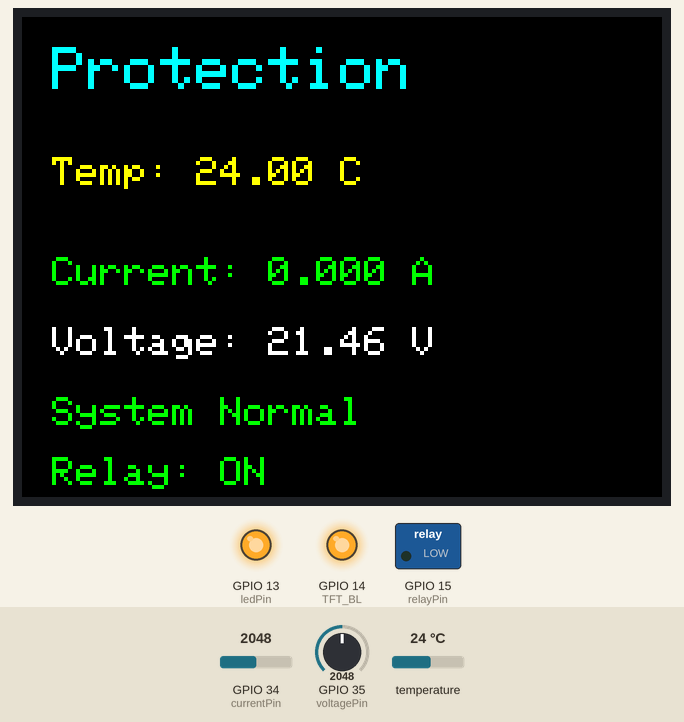
Bench run of a sketch on a simulated ESP32. Shown: 320×240 colour display, switched loads named in the sketch (green lamp = pin HIGH), output pins drawn as LEDs (lit = HIGH). Inputs (shaded band) come from the test bench; at power-on: temperature 24 °C, GPIO 34 (currentPin) = 2048, GPIO 35 (voltagePin) = 2048. WiFi joins after 1.5 s; servers stay silent unless stated; what the sketch prints to the serial monitor is not drawn.

Above: at 8.6 s.
8.7 s: temperature set to 27.6 °C
At 10.8 s:
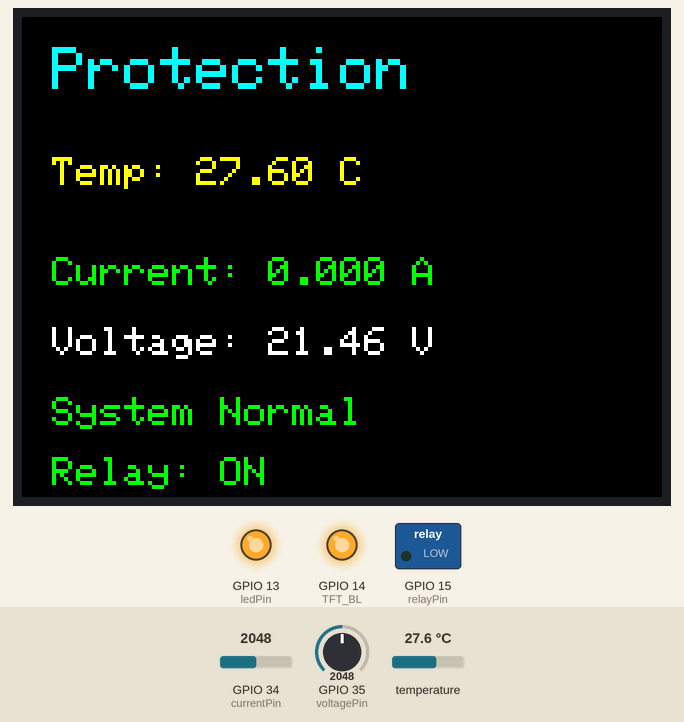
12.0 s: temperature set to 28.5 °C
At 14.0 s:
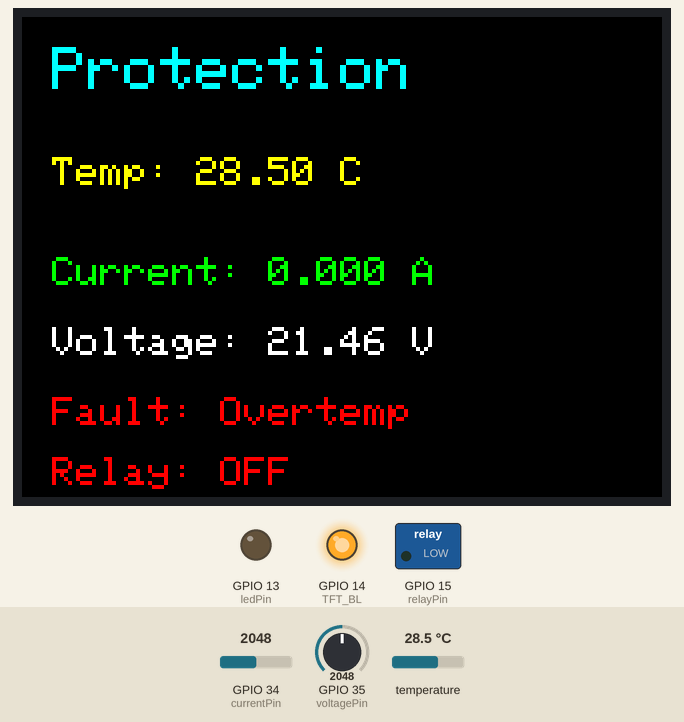
16.6 s: GPIO 34 (currentPin) set to 2121
At 19.1 s:
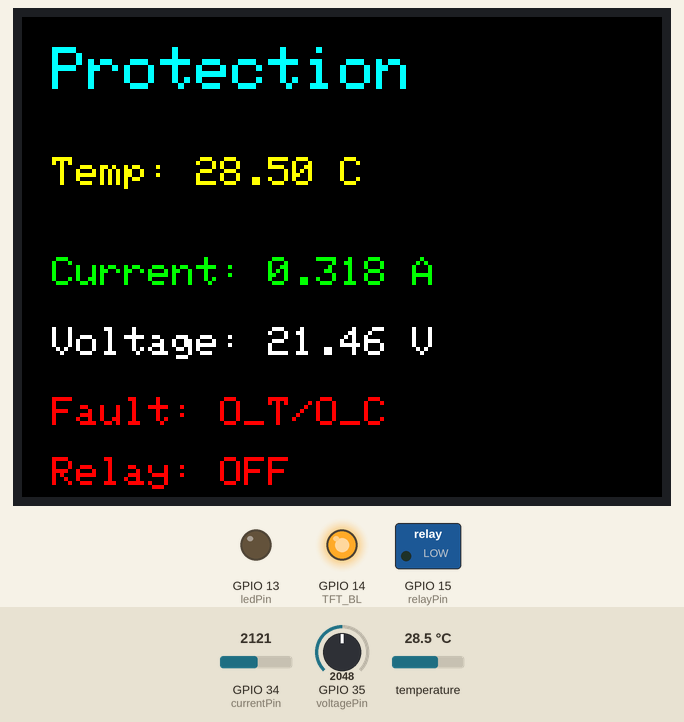
19.5 s: GPIO 35 (voltagePin) set to 2134
At 21.1 s:
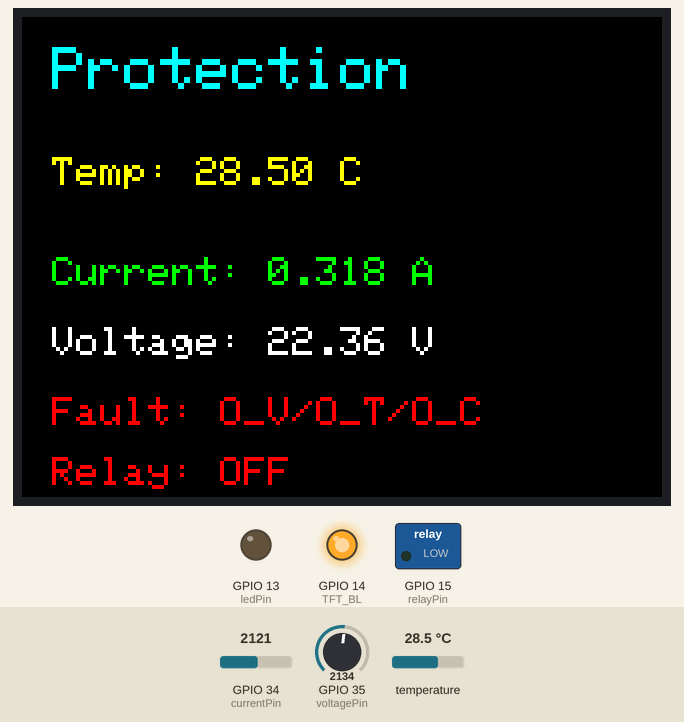
22.0 s: GPIO 34 (currentPin) set to 2047
At 24.2 s:
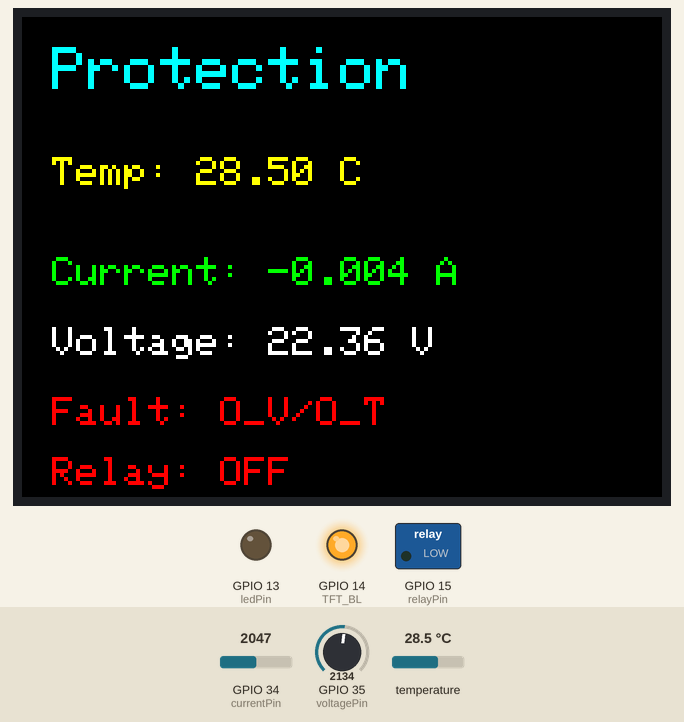
24.5 s: GPIO 35 (voltagePin) set to 1228
At 26.3 s:
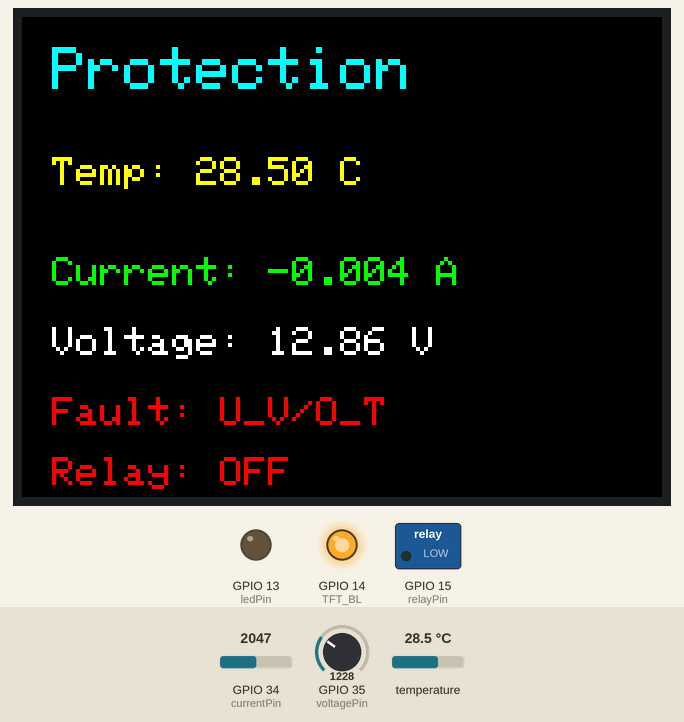
Timing chart, 0 to 27.8 s (numbered marks = the images above; inputs shaded):
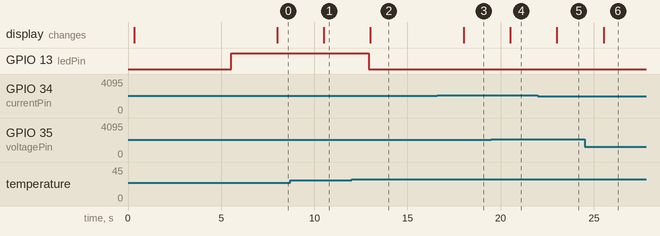

The sketch:

Final_Smart_Board_Code.ino
```cpp
#include <Wire.h>                  // I2C communication for MCP9808
#include "Adafruit_MCP9808.h"      // MCP9808 temperature sensor library
#include <Adafruit_GFX.h>          // Graphics library for TFT display
#include <Adafruit_ST7789.h>       // ST7789 display library
#include <SPI.h>                   // SPI communication for TFT display
#include <WiFi.h>                  // ESP32 Wi-Fi library
#include <WebServer.h>             // Simple web server library

// Create MCP9808 temperature sensor object
Adafruit_MCP9808 tempsensor = Adafruit_MCP9808();

// ---------- Wi-Fi Credentials ----------
const char* homeSsid = "bronzepine";          // Wi-Fi network name
const char* homePassword = "Removed";  // Wi-Fi password removed for my security

// ---------- Wi-Fi Option 2: iPhone Hotspot ----------
const char* hotspotSsid = "Adam's iphone";
const char* hotspotPassword = "Removed"; //password removed for my security

// ---------- Wi-Fi Option 3: Carleton CU-Wireless ----------
const char* cuSsid = "CU-Wireless";
const char* cuUsername = "Removed"; //ID removed for my security
const char* cuPassword = "Removed"; //password removed for my security

// Stores the name of the network that connected successfully
String connectedNetwork = "None";

// ---------- Function: Connect to home Wi-Fi ----------
// Tries to connect to the saved home network.
// Returns true if the connection is successful.
bool connectToHomeWiFi() {
  Serial.print("Connecting to Home Wi-Fi");
  WiFi.disconnect(true);
  WiFi.mode(WIFI_STA);
  WiFi.begin(homeSsid, homePassword);

  int attempts = 0;
  while (WiFi.status() != WL_CONNECTED && attempts < 20) {
    delay(500);
    Serial.print(".");
    attempts++;
  }

  Serial.println();

  if (WiFi.status() == WL_CONNECTED) {
    connectedNetwork = "Home Wi-Fi";
    return true;
  }

  return false;
}

// ---------- Function: Connect to iPhone hotspot ----------
// Tries to connect to the saved phone hotspot.
// Returns true if the connection is successful.
bool connectToHotspot() {
  Serial.print("Connecting to iPhone Hotspot");
  WiFi.disconnect(true);
  WiFi.mode(WIFI_STA);
  WiFi.begin(hotspotSsid, hotspotPassword);

  int attempts = 0;
  while (WiFi.status() != WL_CONNECTED && attempts < 20) {
    delay(500);
    Serial.print(".");
    attempts++;
  }

  Serial.println();

  if (WiFi.status() == WL_CONNECTED) {
    connectedNetwork = "iPhone Hotspot";
    return true;
  }

  return false;
}

// ---------- Function: Connect to Carleton CU-Wireless ----------
// Tries to connect to the school enterprise Wi-Fi network using
// WPA2-Enterprise PEAP authentication.
// Returns true if the connection is successful.
bool connectToCUWireless() {
#if defined(CONFIG_ESP_WIFI_ENTERPRISE_SUPPORT)
  Serial.print("Connecting to CU-Wireless");

  WiFi.disconnect(true);
  WiFi.mode(WIFI_STA);
  delay(500);

  WiFi.begin(cuSsid, WPA2_AUTH_PEAP, cuUsername, cuUsername, cuPassword);

  int attempts = 0;
  while (WiFi.status() != WL_CONNECTED && attempts < 40) {
    delay(500);
    Serial.print(".");
    attempts++;
  }

  Serial.println();

  if (WiFi.status() == WL_CONNECTED) {
    connectedNetwork = "CU-Wireless";
    return true;
  }

  return false;
#else
  Serial.println("CU-Wireless skipped: WPA2-Enterprise not enabled");
  return false;
#endif
}

// ---------- Function: Connect to any available Wi-Fi ----------
// Tries the home network first, then the iPhone hotspot,
// then CU-Wireless.
// Returns true as soon as one connection succeeds.
bool connectToAnyWiFi() {
  if (connectToHomeWiFi()) {
    return true;
  }

  if (connectToHotspot()) {
    return true;
  }

  if (connectToCUWireless()) {
    return true;
  }

  connectedNetwork = "None";
  return false;
}

// Create web server object on port 80
WebServer server(80);

// ---------- ST7789 Display Pins ----------
#define TFT_CS   5                 // TFT chip select pin
#define TFT_DC   2                 // TFT data/command pin
#define TFT_RST  4                 // TFT reset pin
#define TFT_BL   14                // TFT backlight control pin

// Create ST7789 display object
Adafruit_ST7789 tft = Adafruit_ST7789(TFT_CS, TFT_DC, TFT_RST);

// ---------- ESP32 Pin Assignments ----------
const int currentPin = 34;         // ACS712 analog output pin
const int voltagePin = 35;         // Voltage divider analog output pin
const int relayPin   = 15;         // Relay fault-control pin
const int ledPin     = 13;         // Indicator LED pin

// ---------- Temperature Sensor Status ----------
bool tempSensorAvailable = false;  // True if MCP9808 is detected and available

// ---------- ACS712 Current Sensor ----------
const float currentSensitivity = 0.185;   // ACS712-05B sensitivity in V/A
float zeroCurrentVoltage = 0.0;           // Zero-current offset measured during calibration

// ---------- Voltage Divider Values ----------
const float R1 = 120000.0;         // Upper resistor: 100k + 10k + 10k in series
const float R2 = 10000.0;          // Lower resistor: 10k

// ---------- Protection Thresholds ----------
const float underVoltageLimit = 16.7;     // Undervoltage threshold in volts
const float overVoltageLimit  = 22.0;     // Overvoltage threshold in volts
const float overCurrentLimit  = 0.100;     // Overcurrent threshold in amps
const float overTempLimit     = 28.0;     // Overtemperature threshold in degrees C

// ---------- Display Refresh Timing ----------
unsigned long lastDisplayUpdate = 0;
const unsigned long displayInterval = 500; // Refresh LCD every 500 ms

// ---------- Latest Values for Web View ----------
float latestTempC = 0.0;           // Latest measured temperature
float latestCurrentA = 0.0;        // Latest measured current
float latestVoltageV = 0.0;        // Latest measured voltage
String latestFaultMsg = "System Normal"; // Latest system status text
bool latestHealthy = true;         // Latest health state

// ---------- Function: Read averaged ADC voltage ----------
// Averages multiple ADC samples to reduce reading noise.
float readAverageADCVoltage(int pin, int samples) {
  long total = 0;

  for (int i = 0; i < samples; i++) {
    total += analogRead(pin);
    delay(2);
  }

  float avgRaw = total / (float)samples;
  return (avgRaw / 4095.0) * 3.3;   // Convert ADC count to voltage
}

// ---------- Function: Read actual system voltage ----------
// Reads the divider output and reconstructs the original system voltage.
float readSystemVoltage() {
  float vAdc = readAverageADCVoltage(voltagePin, 200);
  float vIn = vAdc * ((R1 + R2) / R2);
  return vIn;
}

// ---------- Function: Read current in amps ----------
// Reads ACS712 output voltage and subtracts the zero-current offset.
float readCurrentA() {
  float sensorVoltage = readAverageADCVoltage(currentPin, 200);
  float current = (sensorVoltage - zeroCurrentVoltage) / currentSensitivity;
  return current;
}

// ---------- Function: Calibrate current sensor ----------
// Measures ACS712 output when no current is flowing and stores the offset.
void calibrateCurrentSensor() {
  Serial.println("Calibrating ACS712... keep current OFF");
  delay(1000);

  float sum = 0.0;
  const int count = 200;

  for (int i = 0; i < count; i++) {
    sum += readAverageADCVoltage(currentPin, 10);
  }

  zeroCurrentVoltage = sum / count;

  Serial.print("Zero-current voltage = ");
  Serial.print(zeroCurrentVoltage, 4);
  Serial.println(" V");
}

// ---------- Function: Set relay state ----------
// Healthy condition: pin does nothing
// Fault condition: pin actively pulls LOW
void setRelayState(bool healthy) {
  if (healthy) {
    pinMode(relayPin, INPUT);
  } else {
    pinMode(relayPin, OUTPUT);
    digitalWrite(relayPin, LOW);
  }
}

// ---------- Function: Set indicator LED ----------
// LED is ON during healthy operation and OFF during a fault.
void setLedState(bool healthy) {
  digitalWrite(ledPin, healthy ? HIGH : LOW);
}

// ---------- Function: Build fault message ----------
// Returns a full message for a single fault.
// Returns a compact combined code if multiple faults occur together.
String buildFaultMessage(bool uvFault, bool ovFault, bool ocFault, bool otFault) {
  int faultCount = 0;
  if (uvFault) faultCount++;
  if (ovFault) faultCount++;
  if (ocFault) faultCount++;
  if (otFault) faultCount++;

  if (faultCount == 0) {
    return "System Normal";
  }

  if (faultCount == 1) {
    if (uvFault) return "Fault: Undervoltage";
    if (ovFault) return "Fault: Overvoltage";
    if (otFault) return "Fault: Overtemp";
    if (ocFault) return "Fault: Overcurrent";
  }

  String msg = "Fault: ";
  bool first = true;

  if (uvFault) {
    msg += "U_V";
    first = false;
  }
  if (ovFault) {
    if (!first) msg += "/";
    msg += "O_V";
    first = false;
  }
  if (otFault) {
    if (!first) msg += "/";
    msg += "O_T";
    first = false;
  }
  if (ocFault) {
    if (!first) msg += "/";
    msg += "O_C";
  }

  return msg;
}

// ---------- Function: Build phone web page ----------
// Creates a simple mobile-friendly HTML page showing the same information
// as the TFT display.
String buildWebPage() {
  String page = "<!DOCTYPE html><html><head>";
  page += "<meta name='viewport' content='width=device-width, initial-scale=1.0'>";
  page += "<meta http-equiv='refresh' content='2'>";
  page += "<title>ESP32 Protection Monitor</title>";
  page += "<style>";
  page += "body{font-family:Arial,sans-serif;background:#111;color:#fff;text-align:center;padding:20px;}";
  page += ".box{max-width:420px;margin:auto;padding:20px;border-radius:12px;background:#1e1e1e;box-shadow:0 0 10px rgba(0,0,0,0.4);}";
  page += ".title{font-size:28px;font-weight:bold;color:cyan;margin-bottom:20px;}";
  page += ".value{font-size:22px;margin:12px 0;}";
  page += ".ok{color:#00ff66;font-weight:bold;}";
  page += ".fault{color:#ff4d4d;font-weight:bold;}";
  page += "</style></head><body>";

  page += "<div class='box'>";
  page += "<div class='title'>Protection</div>";

  if (tempSensorAvailable) {
    page += "<div class='value'>Temp: " + String(latestTempC, 2) + " C</div>";
  } else {
    page += "<div class='value'>Temp sensor not found</div>";
  }

  page += "<div class='value'>Curr: " + String(latestCurrentA, 3) + " A</div>";
  page += "<div class='value'>Volt: " + String(latestVoltageV, 2) + " V</div>";

  if (latestHealthy) {
    page += "<div class='value ok'>System Normal</div>";
    page += "<div class='value ok'>Relay: ON</div>";
  } else {
    page += "<div class='value fault'>" + latestFaultMsg + "</div>";
    page += "<div class='value fault'>Relay: OFF</div>";
  }

  page += "</div></body></html>";
  return page;
}

// ---------- Function: Handle root web page ----------
// Sends the generated HTML page to the phone browser.
void handleRoot() {
  server.send(200, "text/html", buildWebPage());
}

// ---------- Function: Update TFT display ----------
// Shows live system values and fault status on the screen.
void drawScreen(float tempC, float currentA, float voltageV,
                bool uvFault, bool ovFault, bool ocFault, bool otFault,
                bool healthy) {
  tft.fillScreen(ST77XX_BLACK);
  tft.setTextWrap(false);

  tft.setTextColor(ST77XX_CYAN);
  tft.setTextSize(3);
  tft.setCursor(15, 15);
  tft.println("Protection");

  tft.setTextSize(2);

  tft.setTextColor(ST77XX_YELLOW);
  tft.setCursor(15, 70);
  // Display temperature reading if the MCP9808 is available.
  // If the sensor is not detected, show a clear message instead.
  if (tempSensorAvailable) {
    tft.print("Temp: ");
    tft.print(tempC, 2);
    tft.println(" C");
  } else {
    tft.println("Temp sensor");
    tft.setCursor(15, 92);
    tft.println("not found");
  }

  tft.setTextColor(ST77XX_GREEN);
  tft.setCursor(15, 120);
  tft.print("Current: ");
  tft.print(currentA, 3);
  tft.println(" A");

  tft.setTextColor(ST77XX_WHITE);
  tft.setCursor(15, 155);
  tft.print("Voltage: ");
  tft.print(voltageV, 2);
  tft.println(" V");

  String faultMsg = buildFaultMessage(uvFault, ovFault, ocFault, otFault);

  if (healthy) {
    tft.setTextColor(ST77XX_GREEN);
    tft.setCursor(15, 190);
    tft.println("System Normal");
    tft.setCursor(15, 220);
    tft.println("Relay: ON");
  } else {
    tft.setTextColor(ST77XX_RED);
    tft.setCursor(15, 190);
    tft.println(faultMsg);
    tft.setCursor(15, 220);
    tft.println("Relay: OFF");
  }
}

// ---------- Setup ----------
void setup() {
  Serial.begin(115200);       // Start serial communication
  Wire.begin(21, 22);         // Start I2C on ESP32 pins 21 and 22

  pinMode(relayPin, INPUT);   // Leave relay pin inactive at startup
  pinMode(ledPin, OUTPUT);    // Set indicator LED pin as output
  digitalWrite(ledPin, LOW);  // Turn indicator LED off initially

  pinMode(TFT_BL, OUTPUT);    // Configure TFT backlight control pin as an output
 digitalWrite(TFT_BL, HIGH); // Turn the TFT backlight on

 SPI.begin(18, -1, 23, 5);   // Initialize SPI using SCK = 18 and MOSI = 23 for the TFT
 delay(100);                 // Short delay to allow the display interface to stabilize

 tft.init(240, 320);         // Initialize the ST7789 display with 240 x 320 resolution
 tft.setRotation(1);         // Set the screen orientation
 tft.fillScreen(ST77XX_BLACK); // Clear the screen to black

 tft.setTextColor(ST77XX_WHITE);
 tft.setTextSize(2);
 tft.setCursor(20, 20);
 tft.println("Starting...");

  // Initialize MCP9808 temperature sensor
  tempSensorAvailable = tempsensor.begin();

  if (tempSensorAvailable) {
    Serial.println("Temp sensor found");
  } else {
    Serial.println("Temp sensor not found");
  }

  // Calibrate ACS712 with no current flowing
  calibrateCurrentSensor();

  // Start in healthy state
  setRelayState(true);
  setLedState(true);

  // Connect to Wi-Fi
  // Connect to any available Wi-Fi network
if (connectToAnyWiFi()) {
  Serial.print("Connected to: ");
  Serial.println(connectedNetwork);

  Serial.print("IP address: ");
  Serial.println(WiFi.localIP());

  server.on("/", handleRoot);
  server.begin();
  Serial.println("Web server started");
} else {
  Serial.println("No Wi-Fi network connected");
}
}
// ---------- Main Loop ----------
void loop() {
  // Read temperature only if the sensor is available
  float tempC = 0.0;
  if (tempSensorAvailable) {
    tempC = tempsensor.readTempC();
  }

  // Read current and voltage
  float currentA = readCurrentA();
  float voltageV = readSystemVoltage();

  // Evaluate protection conditions
  bool uvFault = (voltageV < underVoltageLimit);
  bool ovFault = (voltageV > overVoltageLimit);
  bool ocFault = (currentA > overCurrentLimit);
  bool otFault = (tempSensorAvailable && tempC > overTempLimit);

  // Healthy only if no faults are active
  bool healthy = !(uvFault || ovFault || ocFault || otFault);

  // Update relay and indicator LED
  setRelayState(healthy);
  setLedState(healthy);

  // Build system status message
  String faultMsg = buildFaultMessage(uvFault, ovFault, ocFault, otFault);

  // Save latest values for phone web page
  latestTempC = tempC;
  latestCurrentA = currentA;
  latestVoltageV = voltageV;
  latestFaultMsg = faultMsg;
  latestHealthy = healthy;

  // Print live values to serial monitor
  if (tempSensorAvailable) {
    Serial.print("Temp: ");
    Serial.print(tempC, 2);
    Serial.print(" C   ");
  } else {
    Serial.print("Temp: Sensor not found   ");
  }

  Serial.print("Current: ");
  Serial.print(currentA, 3);
  Serial.print(" A   ");

  Serial.print("Voltage: ");
  Serial.print(voltageV, 2);
  Serial.print(" V   ");

  Serial.println(faultMsg);

  // Handle incoming phone/browser requests
  server.handleClient();

  // Refresh TFT display periodically
  if (millis() - lastDisplayUpdate >= displayInterval) {
    lastDisplayUpdate = millis();
    drawScreen(tempC, currentA, voltageV, uvFault, ovFault, ocFault, otFault, healthy);
  }

  delay(300);
}
```

Measured:
- the behaviour switches between 28 and 28.1 °C on temperature (found by bisection; images 1 and 2)
- the behaviour switches between 2070 and 2071 on GPIO 34 (currentPin) (found by bisection; images 2 and 3)
- the behaviour switches between 2100 and 2101 on GPIO 35 (voltagePin) (found by bisection; images 3 and 4)
- after the input at 8.7 s, the display: changes after 1.8 s (image 1)
- after the input at 12.0 s, GPIO 13 (ledPin): HIGH → LOW after 0.92 s; the display: changes after 1.0 s (image 2)
- after the input at 16.6 s, the display: changes after 1.4 s (image 3)
- after the input at 19.5 s, the display: changes after 1.0 s (image 4)
- after the input at 22.0 s, the display: changes after 1.0 s (image 5)
- after the input at 24.5 s, the display: changes after 1.0 s (image 6)
